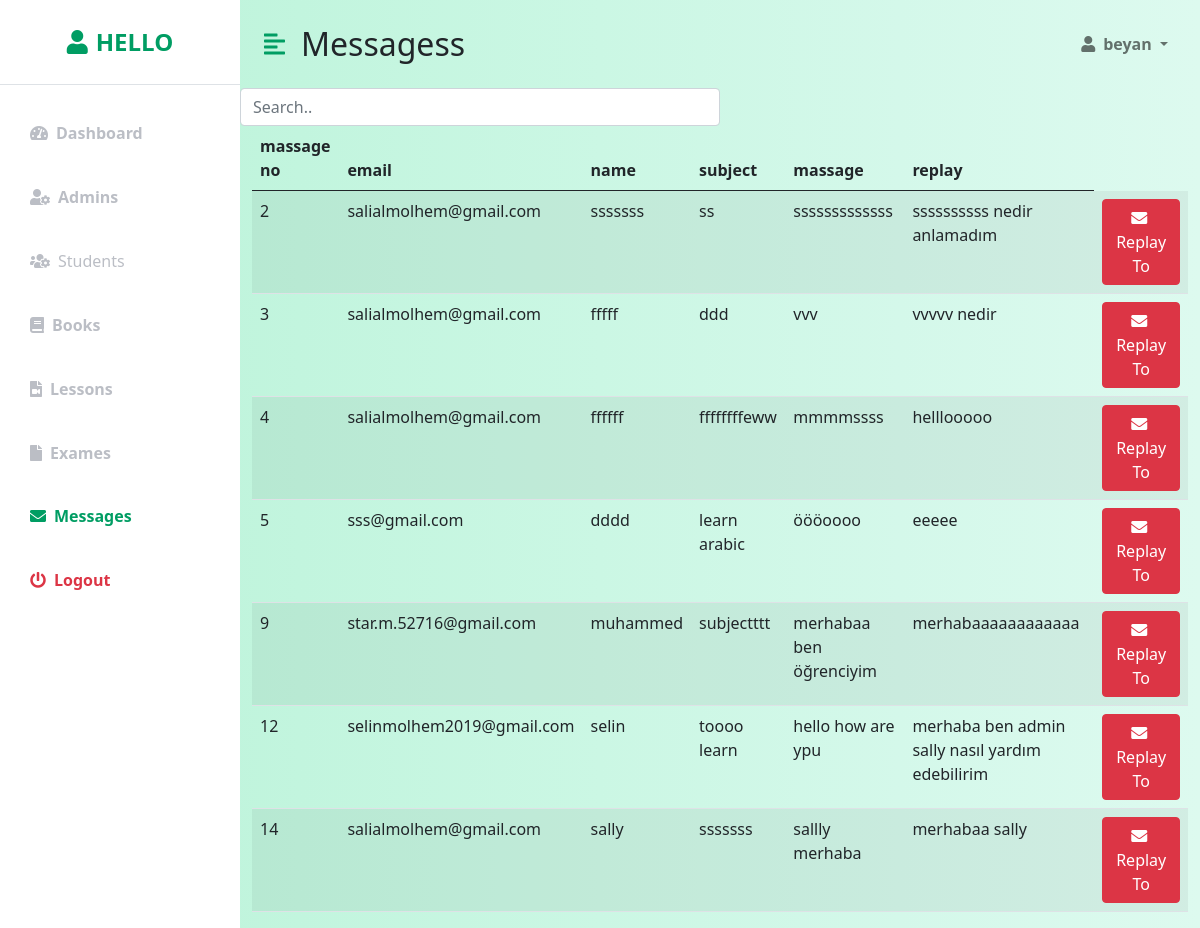
Page /Admin/massages.php (signed in) on the committed database.
### tables this page shows
CREATE TABLE `users` (
  `user_id` int(20) NOT NULL,
  `user_name` text NOT NULL,
  `user_email` text NOT NULL,
  `user_password` text NOT NULL,
  `user_birthday` date NOT NULL,
  `user_gander` text NOT NULL,
  `user_country` text NOT NULL,
  `rol_id` int(20) NOT NULL,
  `code` int(11) NOT NULL
);

CREATE TABLE `massages` (
  `massage_id` int(11) NOT NULL,
  `user_email` text NOT NULL,
  `user_name` text NOT NULL,
  `subject` text NOT NULL,
  `massagefromuser` text NOT NULL,
  `massagetouser` text NOT NULL,
  `statuss` int(11) NOT NULL
);

### Admin/massages.php (the view, shortened to what this page needs)
<?php
include 'init.php';
if (isset($_SESSION['adminemail'])) {
    $email=$_SESSION['adminemail'];
    ?>
    <div class="d-flex" id="wrapper">
    <div class="bg-white" id="sidebar-wrapper">
        <div class="sidebar-heading text-center py-4 primary-text fs-4 fw-bold text-uppercase border-bottom"><i class="fas fa-user me-2"></i>Hello</div>
        <div class="list-group list-group-flush my-3">
            <a href="dashboard.php" class="list-group-item list-group-item-action bg-transparent second-text fw-bold"><i class="fas fa-tachometer-alt me-2"></i>Dashboard</a>
            <a href="admins.php" class="list-group-item list-group-item-action bg-transparent second-text fw-bold"><i class="fas fa-user-cog me-2"></i>Admins</a>
            <a href="adminstudent.php" class="list-group-item list-group-item-action bg-transparent second-text "><i class="fas fa-users-cog me-2"></i>Students</a>
            <a href="adminbook.php" class="list-group-item list-group-item-action bg-transparent second-text fw-bold"><i class="fas fa-book me-2"></i>Books</a>
            <a href="adminlesson.php" class="list-group-item list-group-item-action bg-transparent second-text fw-bold"><i class="fas fa-file-video me-2 "></i>Lessons</a>
            <a href="adminexam.php" class="list-group-item list-group-item-action bg-transparent second-text fw-bold"><i class="fas fa-file me-2"></i>Exames</a>
            <a href="massages.php" class="list-group-item list-group-item-action bg-transparent second-text active"><i class="fas fa-envelope me-2"></i>Messages</a>
            <a href="logout.php" class="list-group-item list-group-item-action bg-transparent text-danger fw-bold"><i
                    class="fas fa-power-off me-2"></i>Logout</a>
        </div>
    </div>
    <div id="page-content-wrapper">
        <nav class="navbar navbar-expand-lg navbar-light bg-transparent py-4 px-4">
            <div class="d-flex align-items-center">
                <i class="fas fa-align-left primary-text fs-4 me-3" id="menu-toggle"></i>
                <h2 class="fs-2 m-0">Messagess</h2>
            </div>
            <div class="collapse navbar-collapse" id="navbarSupportedContent">
                <ul class="navbar-nav ms-auto mb-2 mb-lg-0">
                    <li class="nav-item dropdown">
                        <a class="nav-link dropdown-toggle second-text fw-bold" href="#" id="navbarDropdown"
                            role="button" data-bs-toggle="dropdown" aria-expanded="false">
                            <i class="fas fa-user me-2"></i><?php
                                $selecttable ="SELECT user_name FROM users WHERE user_email = '$email'";
                                $result= mysqli_query($con, $selecttable);
                                while($rows = mysqli_fetch_array($result))
                                {
                                   $adne=$rows['user_name'];
                                }
                                echo $adne;
                                ?>
                        </a>
                    </li>
                </ul>
            </div>
        </nav>
<input id="myInput" type="text" placeholder="Search.."  class="form-control"  style="width: 50%;">
<section class="table-student-section">
                 <div class="container">
                     <table class="table table-striped table-hover student-table">
                         <thead class="thead-dark ">
                             <tr>
                                 <th scope="col">massage no</th>
                                 <th scope="col"> email</th>
                                 <th scope="col">name</th>
                                 <th scope="col"> subject </th>
                                 <th scope="col">massage</th>
                                 <th scope="col"> replay </th>
                             </tr>
                         </thead>
                         <tbody id="myTable">
                         <?php
             $query = mysqli_query($con,"SELECT * FROM massages");
              while($res = mysqli_fetch_array($query)){
                echo "<tr>";
                echo "<td>" .$res['massage_id'] . "</td>";
                echo  "<td>" .$res['user_email'] . "</td>";
                echo "<td>" . $res['user_name'] . "</td>";
                echo "<td>" . $res['subject'] . "</td>";
                echo "<td>" . $res['massagefromuser'] . "</td>";
                echo"<td>" . $res['massagetouser'] . "</td>";
                echo "<td>
                <a href='sendMassages.php?do=Replay&massageid= " .$res['massage_id'] . "'  class='btn btn-danger'><i class='fas fa-envelope me-1'></i>Replay To</a>";
                echo "</td>";
                echo "</tr>";
            }
            ?>
                         </tbody>
                     </table>
                 </div>
             </section>
 <?php } else {
        header('Location: ../login.php');
        exit();
 }
include 'templates/footer.php'; ?>

### Admin/css/styles.css (style rules this page uses)
:root { --main-bg-color: #009d63; --main-text-color: #009d63; --second-text-color: #bbbec5; --second-bg-color: #c1efde; }
.primary-text { color: var(--main-text-color); }
.second-text { color: var(--second-text-color); }
#wrapper { overflow-x: hidden; background-image: linear-gradient( to right, #baf3d7, #c2f5de, #cbf7e4, #d4f8ea, #ddfaef ); }
#sidebar-wrapper { min-height: 100vh; margin-left: -15rem; -webkit-transition: margin 0.25s ease-out; -moz-transition: margin 0.25s ease-out; -o-transition: margin 0.25s ease-out; transition: margin 0.25s ease-out; }
#sidebar-wrapper .sidebar-heading { padding: 0.875rem 1.25rem; font-size: 1.2rem; }
#sidebar-wrapper .list-group { width: 15rem; }
#page-content-wrapper { min-width: 100vw; }
#menu-toggle { cursor: pointer; }
.list-group-item { border: none; padding: 20px 30px; }
.list-group-item.active { background-color: transparent; color: var(--main-text-color); font-weight: bold; border: none; }
@media (min-width: 768px) { #sidebar-wrapper { margin-left: 0; } }
@media (min-width: 768px) { #page-content-wrapper { min-width: 0; width: 100%; } }

### rows in the picture
users: user_name "beyan"
massages: massage_id "2", user_email "salialmolhem@gmail.com", user_name "sssssss", subject "ss", massagefromuser "sssssssssssss", massagetouser "ssssssssss nedir anlamadım"
massages: massage_id "3", user_email "salialmolhem@gmail.com", user_name "fffff", subject "ddd", massagefromuser "vvv", massagetouser "vvvvv nedir"
massages: massage_id "4", user_email "salialmolhem@gmail.com", user_name "ffffff", subject "ffffffffeww", massagefromuser "mmmmssss", massagetouser "helllooooo"
massages: massage_id "5", user_email "sss@gmail.com", user_name "dddd", subject "learn arabic", massagefromuser "öööoooo", massagetouser "eeeee"
massages: massage_id "9", user_email "star.m.52716@gmail.com", user_name "muhammed", subject "subjectttt", massagefromuser "merhabaa ben öğrenciyim", massagetouser "merhabaaaaaaaaaaaa"
massages: massage_id "12", user_email "selinmolhem2019@gmail.com", user_name "selin", subject "toooo learn", massagefromuser "hello how are ypu", massagetouser "merhaba ben admin sally nasıl yardım edebilirim"
massages: massage_id "14", user_email "salialmolhem@gmail.com", user_name "sally", subject "sssssss", massagefromuser "sallly merhaba", massagetouser "merhabaa sally"
